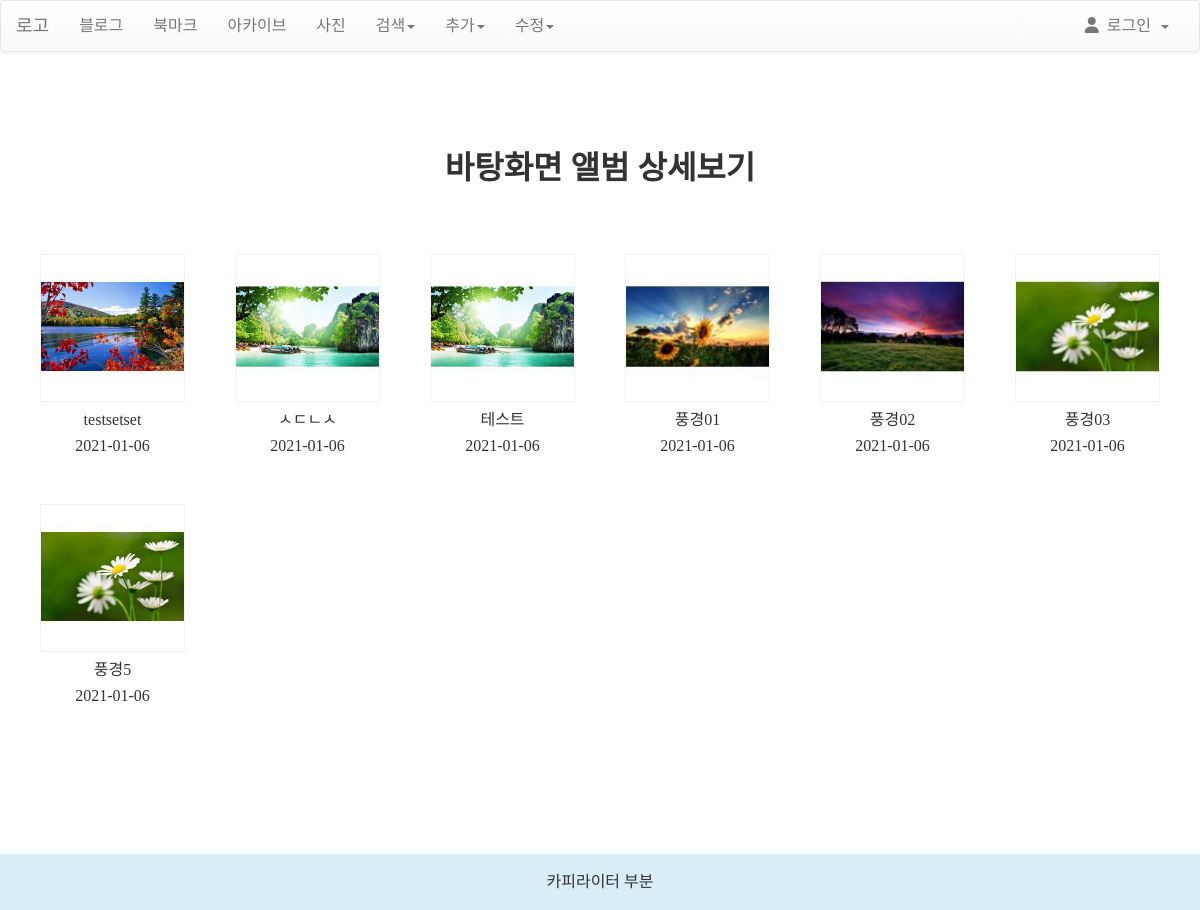
The page /photo/album/2 on the database its author committed.
### photo/models.py (models this page shows, shortened)
class Album(models.Model):
    name = models.CharField(max_length=30)
    description = models.CharField('One Line Description', max_length=100, blank = True)
    owner = models.ForeignKey('auth.User', on_delete=models.CASCADE, verbose_name='OWNER', blank=True, null=True)
    class Meta:
        ordering = ('name', )

class Photo(models.Model):
    album = models.ForeignKey(Album, on_delete=models.CASCADE)
    title = models.CharField('TITLE', max_length=30)
    description = models.TextField('Photo Description', blank=True)
    image = ThumbnailImageField(upload_to='photo/%Y/%m')
    upload_dt = models.DateTimeField('Upload Date', auto_now_add=True)
    owner = models.ForeignKey('auth.User', on_delete=models.CASCADE, verbose_name='OWNER', blank=True, null=True)
    class Meta:
        ordering = ('title', )
    def get_absolute_url(self):
        return  reverse('photo:photo_detail', args=(self.id,))

### photo/views.py (the view)
# urls.py: path('album/<int:pk>', views.AlbumDV.as_view(), name='album_detail'),
class AlbumDV(DetailView):
    model = Album

### photo/fields.py (called while the page is built)
    def _add_thumb(self, s):
        parts = s.split(".")
        parts.insert(-1, "thumb")
        if parts[-1].lower() not in ['jpeg', 'jpg']:
            parts[-1] = 'jpg'
        return ".".join(parts)

    @property
    def thumb_url(self):
        return self._add_thumb(self.url)

### photo/templates/photo/album_detail.html (shortened to what this page needs)
{% extends 'base.html' %}
{% block content %}
	<h1 class="title">{{ object.name }} 앨범 상세보기</h1>
	<div class="row">
		<div class="al_wrap col-md3 mb-5">
			<ul class="mgt50">
			{% for photo in object.photo_set.all %}
				<li class="col-md-2 col-xs-12 pdb20">
					<a href="{{ photo.get_absolute_url }}">
						<img src="{{ photo.image.thumb_url }}" />
					</a>
					<span>{{ photo.title }}</span>
					<span>{{ photo.upload_dt|date:"Y-m-d" }}</span>
				</li>
			{% endfor %}
			</ul>
		</div>
	</div>
{% endblock %}
{% block footer %}
<footer class="fixed-bottom bg-info">
	<div class="text-white font-italic mr-5">카피라이터 부분</div>
</footer>
{% endblock %}

### static/css/style.css (style rules this page uses)
html, body, div, span, applet, object, iframe, h1, h2, h3, h4, h5, h6, p, blockquote, pre, a, abbr, acronym, address, big, cite, code, del, dfn, em, img, ins, kbd, q, s, samp, small, strike, strong, sub, sup, tt, var, b, u, i, center, dl, dt, dd, ol, ul, li, fieldset, form, label, legend, table, caption, tbody, tfoot, thead, tr, th, td, article, aside, canvas, details, embed, figure, figcaption, footer, header, hgroup, menu, nav, output, ruby, section, summary, time, mark, audio, video { margin: 0; padding: 0; border: 0; font-size: 100%; font: inherit; vertical-align: baseline; font-family: 'Nanum Gothic'; font-style: normal; font-weight: normal; }
article, aside, details, figcaption, figure, footer, header, hgroup, menu, nav, section { display: block; }
body { line-height: 1; }
ol, ul { list-style: none; }
a { color: #000; text-decoration: none; outline: none }
.mgt50 { margin-top:50px; }
.title { text-align:center; padding:50px 0 0 0; font-size:2rem; font-weight:700; }
footer { padding:20px 0; text-align:center; }
.al_wrap { padding-top:20px; }
.al_wrap ul { clear:both; overflow:hidden; display:block; }
.al_wrap ul li { float:left; text-align:center; }
.al_wrap ul li a { margin:0 10px; border:1px solid #f2f2f2; display:block; }
.al_wrap ul li span { padding-top:10px; display:block; }
.al_wrap ul li img { width:100%; }
.pdb20 { padding-bottom:50px; }

### rows shown on the page
Album: name "바탕화면"
Photo: shows a picture, title "testsetset", upload_dt "2021-01-06"
Photo: title "ㅅㄷㄴㅅ", upload_dt "2021-01-06"
Photo: title "테스트", upload_dt "2021-01-06"
Photo: shows a picture, title "풍경01", upload_dt "2021-01-06"
Photo: shows a picture, title "풍경02", upload_dt "2021-01-06"
Photo: shows a picture, title "풍경03", upload_dt "2021-01-06"
Photo: shows a picture, title "풍경5", upload_dt "2021-01-06"
